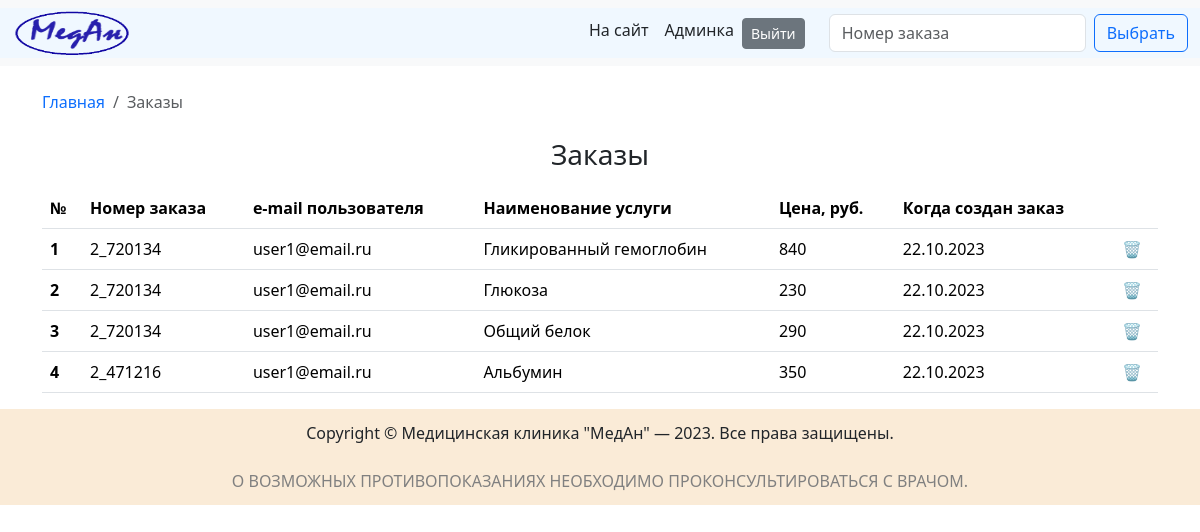
/api/admin/orders (signed in), run on the app's committed database.
### data/analyzes.py (models this page shows, shortened)
class Analysis(SqlAlchemyBase):
    __tablename__ = 'analyzes'
    id = sqlalchemy.Column(sqlalchemy.Integer,
                           primary_key=True,
                           autoincrement=True)
    name = sqlalchemy.Column(sqlalchemy.String)
    price = sqlalchemy.Column(sqlalchemy.Integer)
    created_date = sqlalchemy.Column(sqlalchemy.DateTime,
                                     default=datetime.now)
    order = orm.relationship("Order", back_populates="analiz")

### site_api.py (the view, shortened to what this page needs)
@blueprint.route('/api/admin/orders')
@blueprint.route('/api/admin/orders/<int:page>')
@login_required
def get_orders(page=1):
    offset = PERPAGE * (page - 1)
    if not current_user.is_admin():
        a_json = jsonify({'status': 'error', 'errormsg': f'{current_user.name}, Вы не являетесь админом!'})
        return render_template('/admin/index.html', title='Админ панель',
                               data='Недостаточный уровень прав доступа', a_json=a_json.json)
    found_order = request.args.get('num_order')
    db_sess = db_session.create_session()
    orders = db_sess.query(Order).order_by(Order.id).all()
    if not orders:
        total = 0
        a_json = jsonify({'status': 'error', 'errormsg': 'Заказов ещё нет.'})
    else:
        result = {}
        total = len(orders)
        for order in orders[offset: offset + PERPAGE]:
            result[order.id] = [order.num_order, order.user.email,
                                order.analiz.name, order.analiz.price, order.created_date.strftime('%d.%m.%Y')]
        a_json = jsonify({'status': 'orders', 'result': result})
    pagination = Pagination(page=page, per_page=PERPAGE, total=total,
                            items=orders[offset: offset + PERPAGE],
                            css_framework='bootstrap5')
    return render_template('/admin/index.html', title='Админ панель', data='Заказы',
                           a_json=a_json.json, page=page, per_page=PERPAGE, pagination=pagination)

### data/db_session.py (called while the page is built)
def create_session() -> Session:
    global created
    return created()  # возвращаем как конструктор будущего объекта

### data/users.py (called while the page is built)
    def is_admin(self):
        return self.level > 1  # у обычного пользователя 1, если больше 1 вернёт true

### server.py (called while the page is built)
@login_manager.user_loader
def load_user(user_id):
    db_sess = db_session.create_session()
    return db_sess.get(User, user_id)

### templates/admin/index.html (shortened to what this page needs)
{% extends 'admin/base.html' %}
{% block body_content %}
<br>
<nav aria-label="breadcrumb">
    <ol class="breadcrumb">
        <li class="breadcrumb-item"><a href="/api/admin" title="Назад в корень панели...">Главная</a></li>
        <li class="breadcrumb-item active" aria-current="page">{{data}}</li>
    </ol>
</nav>
{% if a_json['status'] == 'orders' %}
    <div class="d-flex justify-content-center text-center h3 p-2">
        {{data}}
    </div>
    <table align="center" class="table">
    <thead class="thead-light">
    <tr>
        <th scope="col">№</th>
        <th scope="col">Номер заказа</th>
        <th scope="col">e-mail пользователя</th>
        <th scope="col">Наименование услуги</th>
        <th scope="col">Цена, руб.</th>
        <th scope="col">Когда создан заказ</th>
        <th></th>
    </tr>
    </thead>
    <tbody>
    {% for key, value in a_json['result'].items() %}
        <tr>
            <th scope="row">{{(page - 1) * 10 + loop.index}}</th>
            <td>{{value[0]}}</td>
            <td>{{value[1]}}</td>
            <td>{{value[2]}}</td>
            <td>{{value[3]}}</td>
            <td>{{value[4]}}</td>
            <td><a href="/api/admin/orders/del/{{key}}" title="Удалить запись №{{(page - 1) * 10 + loop.index}}"
                onclick="return confirm('Вы действительно хотите удалить запись №{{(page - 1) * 10 + loop.index}}?')">
                &#128465;
            </a></td>
        </tr>
    {% endfor %}
    </tbody>
    </table>
{% endif %}
{% endblock %}

### static/css/style.css (style rules this page uses)
a { text-decoration: none; }

### data on the page
Analysis: index "3", value "2_720134", value "user1@email.ru", name "Общий белок", price "290", value "22.10.2023"
Analysis: index "4", value "2_471216", value "user1@email.ru", name "Альбумин", price "350", value "22.10.2023"

### other printed values
{{ data }} "Заказы"
{{ (page - 1) * 10 + loop.index }} "1" "2"
{{ value[0] }} "2_720134" "2_720134"
{{ value[1] }} "user1@email.ru" "user1@email.ru"
{{ value[2] }} "Гликированный гемоглобин" "Глюкоза"
{{ value[3] }} "840" "230"
{{ value[4] }} "22.10.2023" "22.10.2023"
